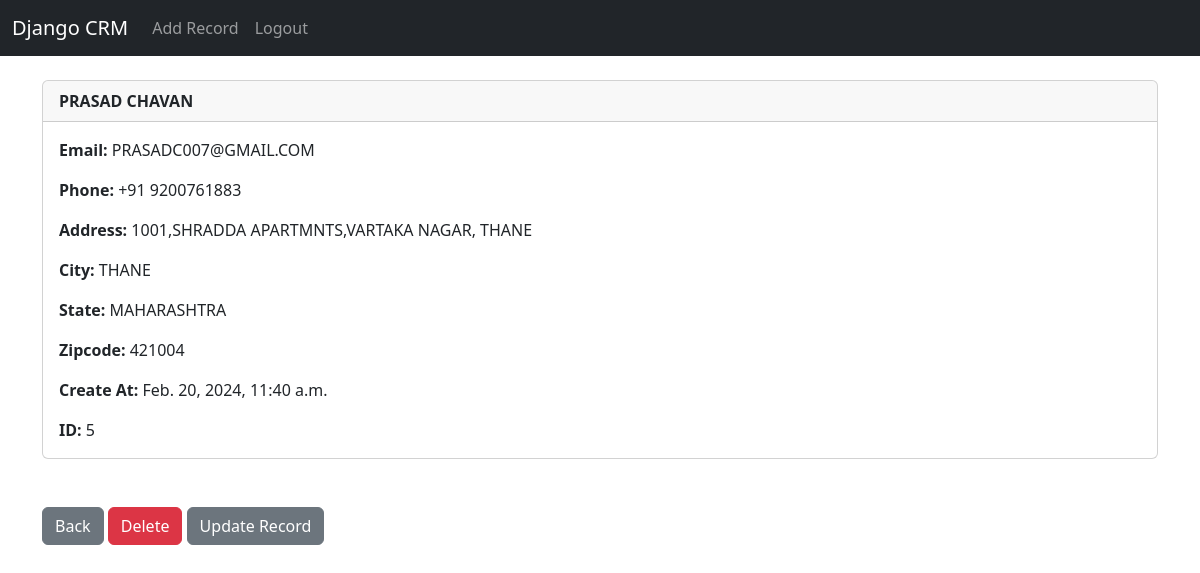
The app's page /record/5 (signed in) with its own data.
### website/models.py (models this page shows, shortened)
class Record(models.Model):
    created_at = models.DateTimeField(auto_now_add=True)
    first_name = models.CharField(max_length=50)
    last_name = models.CharField(max_length=50)
    email = models.CharField(max_length=100)
    phone =  models.CharField(max_length=15)
    address = models.CharField(max_length=100)
    city = models.CharField(max_length=50)
    state =models.CharField(max_length=50)
    zipcode = models.CharField(max_length=20)

### website/views.py (the view)
# urls.py: path('record/<int:pk>',views.customer_record,name='record'),
def customer_record(request,pk):
    if request.user.is_authenticated:
        customer_record = Record.objects.get(id=pk)
        return render(request, 'record.html', {'customer_record': customer_record})
    else:
        messages.success(request, "You Must Be Logged In To View That Page.... ")
        return redirect ('home')

### website/templates/record.html
{% extends 'base.html' %}
{% block content %}
<div class="card">
  <div class="card-header"><strong>
    	{{ customer_record.first_name }}
		{{ customer_record.last_name }}</strong>
  </div>
  <div class="card-body">
<p class="card-text">
<strong>Email: </strong>{{ customer_record.email }}</p>
<p class="card-text">
<strong>Phone: </strong>{{ customer_record.phone }}
</p>
<p class="card-text">
<strong>Address: </strong>{{ customer_record.address }}</p>
<p class="card-text">
<strong>City: </strong>{{ customer_record.city }}</p>
<p class="card-text">
<strong>State: </strong>{{ customer_record.state }}</p>
<p class="card-text">
<strong>Zipcode: </strong>{{ customer_record.zipcode }}</p>
<p class="card-text">
<strong>Create At: </strong>{{ customer_record.created_at }}</p>
<p class="card-text">
<strong>ID: </strong>{{ customer_record.id }}</p>
  </div>
</div>
<br/><br/>
<a href="{% url 'home' %}" class="btn btn-secondary">Back</a>
<a href="{% url 'delete_record' customer_record.id %}" class="btn btn-danger">Delete</a>
<a href="{% url 'update_record' customer_record.id %}" class="btn btn-secondary">Update Record</a>
{% endblock %}

### records on screen
Record: first_name "PRASAD", last_name "CHAVAN", email "PRASADC007@GMAIL.COM", phone "+91 9200761883", address "1001,SHRADDA APARTMNTS,VARTAKA NAGAR, THANE", city "THANE", state "MAHARASHTRA", zipcode "421004", created_at "Feb. 20, 2024, 11:40 a.m.", id "5"
